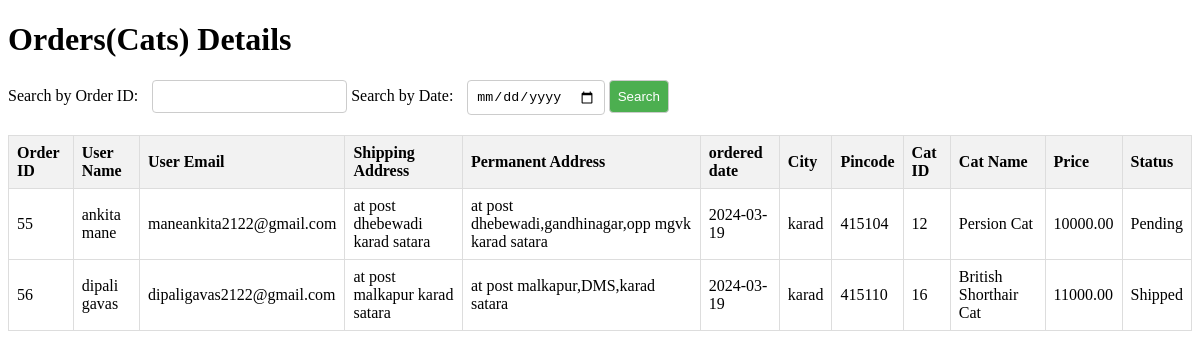
The app's page /report_cat_order_manage.php with its own data.
### tables this page shows
CREATE TABLE `adopt_orders` (
  `orderId` int(11) NOT NULL,
  `userName` varchar(255) DEFAULT NULL,
  `userEmail` varchar(255) DEFAULT NULL,
  `shippingAddress` text DEFAULT NULL,
  `permanentAddress` text DEFAULT NULL,
  `city` varchar(100) DEFAULT NULL,
  `pincode` varchar(20) DEFAULT NULL,
  `catId` varchar(255) DEFAULT NULL,
  `catName` varchar(255) DEFAULT NULL,
  `catPrice` decimal(7,2) DEFAULT NULL,
  `created_at` date NOT NULL DEFAULT current_timestamp(),
  `status` varchar(255) NOT NULL
);

### report_cat_order_manage.php (the view, shortened to what this page needs)
<?php
include 'connect.php';
$searchId = $_POST["searchId"] ?? "";
$searchDate = $_POST["searchDate"] ?? "";
if ($_SERVER["REQUEST_METHOD"] == "POST") {
    $searchId = $_POST["searchId"] ?? "";
$searchDate = $_POST["searchDate"] ?? "";
    $sql = "SELECT * FROM adopt_orders WHERE 1=1";
    if (!empty($searchId)) {
        $sql .= " AND orderId = '$searchId'";
    }
    if (!empty($searchDate)) {
        $sql .= " AND DATE(created_at) = '$searchDate'";
    }
} else {
    $sql = "SELECT * FROM adopt_orders";
}
$result = $con->query($sql);
?>
<!DOCTYPE html>
<html lang="en">
<head>
</head>
<body>
    <h1> Orders(Cats) Details</h1>
    <form method="post" action="<?php echo htmlspecialchars($_SERVER["PHP_SELF"]); ?>">
        <label for="searchId">Search by Order ID:</label>
        <input type="text" id="searchId" name="searchId" value="<?php echo $searchId; ?>">
        <label for="searchDate">Search by Date:</label>
        <input type="date" id="searchDate" name="searchDate" value="<?php echo $searchDate; ?>">
        <input type="submit" value="Search">
    </form>
    <table>
        <thead>
            <tr>
                <th>Order ID</th>
                <th>User Name</th>
                <th>User Email</th>
                <th>Shipping Address</th>
                <th>Permanent Address</th>
                <th>ordered date</th>
                <th>City</th>
                <th>Pincode</th>
                <th>Cat ID</th>
                <th>Cat Name</th>
                <th>Price</th>
                <th>Status</th>
            </tr>
        </thead>
        <tbody>
            <?php
            if ($result->num_rows > 0) {
                while($row = $result->fetch_assoc()) {
                    echo "<tr>";
                    echo "<td>". $row["orderId"]. "</td>";
                    echo "<td>". $row["userName"]. "</td>";
                    echo "<td>". $row["userEmail"]. "</td>";
                    echo "<td>". $row["shippingAddress"]. "</td>";
                    echo "<td>". $row["permanentAddress"]. "</td>";
                    echo "<td>". $row["created_at"]. "</td>";
                    echo "<td>". $row["city"]. "</td>";
                    echo "<td>". $row["pincode"]. "</td>";
                    echo "<td>". $row["catId"]. "</td>";
                    echo "<td>". $row["catName"]. "</td>";
                    echo "<td>". $row["catPrice"]. "</td>";
                    echo "<td>". $row["status"]. "</td>";
                    echo "</tr>";
                }
            } else {
                echo "<tr><td colspan='12'>No orders found</td></tr>";
            }
            ?>
        </tbody>
    </table>
</body>
</html>

### report_cat_order_manage.php (style rules this page uses)
table { border-collapse: collapse; width: 100%; }
th, td { border: 1px solid #ddd; padding: 8px; text-align: left; }
th { background-color: #f2f2f2; }
form { margin-bottom: 20px; }
label { margin-right: 10px; }
input[type="text"], input[type="date"], input[type="submit"] { padding: 8px; border: 1px solid #ccc; border-radius: 4px; }
input[type="submit"] { background-color: #4CAF50; color: white; cursor: pointer; }

### records on screen
adopt_orders: orderId "55", userName "ankita mane", userEmail "maneankita2122@gmail.com", shippingAddress "at post dhebewadi karad satara", permanentAddress "at post dhebewadi,gandhinagar,opp mgvk karad satara", created_at "2024-03-19", city "karad", pincode "415104", catId "12", catName "Persion Cat", catPrice "10000.00", status "Pending"
adopt_orders: orderId "56", userName "dipali gavas", userEmail "dipaligavas2122@gmail.com", shippingAddress "at post malkapur karad satara", permanentAddress "at post malkapur,DMS,karad satara", created_at "2024-03-19", city "karad", pincode "415110", catId "16", catName "British Shorthair Cat", catPrice "11000.00", status "Shipped"
